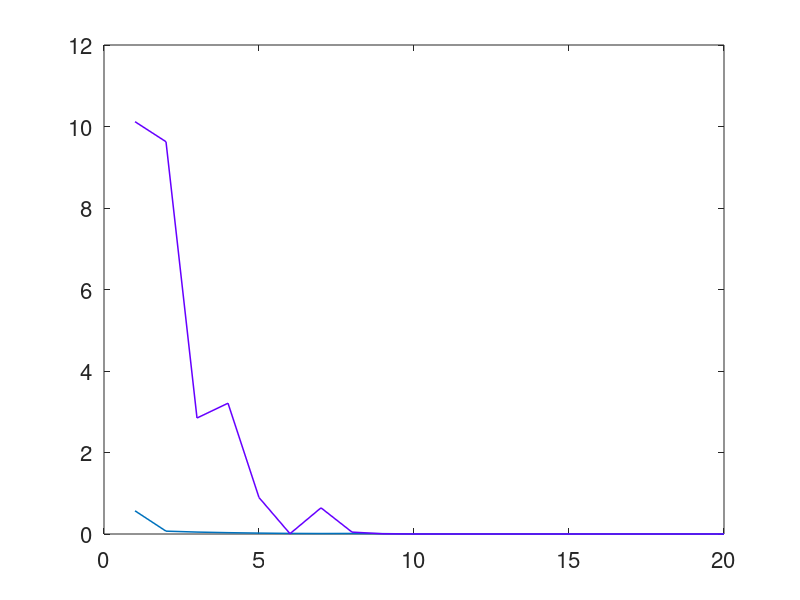

Write MATLAB code to recreate this figure. (Note: this script raises an error after producing the figure.)
%% Clear Everything %%

clear all ;
close all ;
clc ;



%% Load The Data File %%

load('history_MobileNetV2_MATLAB.csv') ; 



%% Line Plot (Loss) %%

% nTotal No. of Frames %
nEpochs = size(history_MobileNetV2_MATLAB, 1) ; 

% x-vector %
x = linspace(1,nEpochs,nEpochs) ;

%%% Loss Scores %%% 
figure('DefaultAxesFontSize',16) 
plot(x, history_MobileNetV2_MATLAB(:, 1), 'Color',[0 0.4470 0.7410], 'LineWidth', 1.1) ;  
hold on ;
plot(x, history_MobileNetV2_MATLAB(:, 3), 'Color','#6600FF', 'LineWidth', 1.1) ;
yline(0.0) ;
l = legend('Training','Validation') ;
set(l,'Interpreter','latex','FontSize',18) ;
ylabel('Loss','Interpreter','latex','FontSize',20) ;
xlabel('No. of Epochs','Interpreter','latex','FontSize',20) ;
xlim([1 nEpochs]) ;
ylim([-0.1 10.5])
title('Loss v/s No. of Epochs for MobileNetV2','Interpreter','latex','FontSize',25) ;
set(gca, 'YGrid', 'on', 'XGrid', 'off') ;
set(gca,'TickLabelInterpreter','latex','FontSize',20) ;



%% Line Plot (Accuracy) %%

%%% Accuracy Scores %%% 
figure('DefaultAxesFontSize',16) 
plot(x, history_MobileNetV2_MATLAB(:, 2), 'Color',[0 0.4470 0.7410],'LineWidth', 1.1) ;  
hold on ;
plot(x, history_MobileNetV2_MATLAB(:, 4), 'Color','#6600FF', 'LineWidth', 1.1) ;
yline(1.0) ;
l = legend('Training','Validation','Location','southeast') ;
set(l,'Interpreter','latex','FontSize',18) ;
ylabel('Accuracy','Interpreter','latex','FontSize',20) ;
xlabel('No. of Epochs','Interpreter','latex','FontSize',20) ;
xlim([1 nEpochs]) ;
ylim([0.25 1.01])
title('Accuracy v/s No. of Epochs for MobileNetV2','Interpreter','latex','FontSize',25) ;
set(gca, 'YGrid', 'on', 'XGrid', 'off') ;
set(gca,'TickLabelInterpreter','latex','FontSize',20) ;


